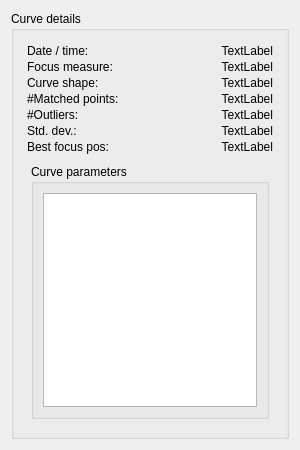
<?xml version="1.0" encoding="UTF-8"?>
<ui version="4.0">
 <class>FocusCurveRecorderCurveDetailsPanel</class>
 <widget class="QWidget" name="FocusCurveRecorderCurveDetailsPanel">
  <property name="geometry">
   <rect>
    <x>0</x>
    <y>0</y>
    <width>300</width>
    <height>450</height>
   </rect>
  </property>
  <property name="windowTitle">
   <string>Form</string>
  </property>
  <layout class="QGridLayout" name="gridLayout_2">
   <item row="0" column="0">
    <layout class="QGridLayout" name="gridLayout">
     <item row="0" column="0">
      <widget class="QGroupBox" name="groupBox">
       <property name="title">
        <string>Curve details</string>
       </property>
       <layout class="QGridLayout" name="gridLayout_4">
        <item row="0" column="0">
         <layout class="QGridLayout" name="gridLayout_3" rowstretch="0,1">
          <property name="leftMargin">
           <number>2</number>
          </property>
          <property name="topMargin">
           <number>2</number>
          </property>
          <property name="rightMargin">
           <number>2</number>
          </property>
          <property name="bottomMargin">
           <number>2</number>
          </property>
          <property name="spacing">
           <number>2</number>
          </property>
          <item row="0" column="0">
           <layout class="QGridLayout" name="gridLayout_5">
            <property name="leftMargin">
             <number>2</number>
            </property>
            <property name="topMargin">
             <number>2</number>
            </property>
            <property name="rightMargin">
             <number>2</number>
            </property>
            <property name="bottomMargin">
             <number>2</number>
            </property>
            <property name="spacing">
             <number>2</number>
            </property>
            <item row="0" column="0">
             <widget class="QLabel" name="label">
              <property name="minimumSize">
               <size>
                <width>100</width>
                <height>0</height>
               </size>
              </property>
              <property name="text">
               <string>Date / time:</string>
              </property>
             </widget>
            </item>
            <item row="3" column="0">
             <widget class="QLabel" name="label_4">
              <property name="text">
               <string>#Matched points:</string>
              </property>
             </widget>
            </item>
            <item row="0" column="1">
             <widget class="QLabel" name="lblDateTime">
              <property name="text">
               <string>TextLabel</string>
              </property>
              <property name="alignment">
               <set>Qt::AlignRight|Qt::AlignTrailing|Qt::AlignVCenter</set>
              </property>
             </widget>
            </item>
            <item row="5" column="0">
             <widget class="QLabel" name="label_5">
              <property name="text">
               <string>Std. dev.:</string>
              </property>
             </widget>
            </item>
            <item row="6" column="0">
             <widget class="QLabel" name="label_6">
              <property name="text">
               <string>Best focus pos:</string>
              </property>
             </widget>
            </item>
            <item row="1" column="0">
             <widget class="QLabel" name="label_2">
              <property name="text">
               <string>Focus measure:</string>
              </property>
             </widget>
            </item>
            <item row="1" column="1">
             <widget class="QLabel" name="lblFocusMeasure">
              <property name="text">
               <string>TextLabel</string>
              </property>
              <property name="alignment">
               <set>Qt::AlignRight|Qt::AlignTrailing|Qt::AlignVCenter</set>
              </property>
             </widget>
            </item>
            <item row="2" column="1">
             <widget class="QLabel" name="lblCurveShape">
              <property name="text">
               <string>TextLabel</string>
              </property>
              <property name="alignment">
               <set>Qt::AlignRight|Qt::AlignTrailing|Qt::AlignVCenter</set>
              </property>
             </widget>
            </item>
            <item row="3" column="1">
             <widget class="QLabel" name="lblNumMatchedDataPoints">
              <property name="text">
               <string>TextLabel</string>
              </property>
              <property name="alignment">
               <set>Qt::AlignRight|Qt::AlignTrailing|Qt::AlignVCenter</set>
              </property>
             </widget>
            </item>
            <item row="2" column="0">
             <widget class="QLabel" name="label_3">
              <property name="text">
               <string>Curve shape:</string>
              </property>
             </widget>
            </item>
            <item row="5" column="1">
             <widget class="QLabel" name="lblStdDev">
              <property name="text">
               <string>TextLabel</string>
              </property>
              <property name="alignment">
               <set>Qt::AlignRight|Qt::AlignTrailing|Qt::AlignVCenter</set>
              </property>
             </widget>
            </item>
            <item row="6" column="1">
             <widget class="QLabel" name="lblBestFocusPos">
              <property name="text">
               <string>TextLabel</string>
              </property>
              <property name="alignment">
               <set>Qt::AlignRight|Qt::AlignTrailing|Qt::AlignVCenter</set>
              </property>
             </widget>
            </item>
            <item row="4" column="0">
             <widget class="QLabel" name="label_7">
              <property name="text">
               <string>#Outliers:</string>
              </property>
             </widget>
            </item>
            <item row="4" column="1">
             <widget class="QLabel" name="lblNumOutliers">
              <property name="text">
               <string>TextLabel</string>
              </property>
              <property name="alignment">
               <set>Qt::AlignRight|Qt::AlignTrailing|Qt::AlignVCenter</set>
              </property>
             </widget>
            </item>
           </layout>
          </item>
          <item row="1" column="0">
           <layout class="QGridLayout" name="gridLayout_6">
            <property name="leftMargin">
             <number>6</number>
            </property>
            <property name="topMargin">
             <number>6</number>
            </property>
            <property name="rightMargin">
             <number>6</number>
            </property>
            <property name="bottomMargin">
             <number>6</number>
            </property>
            <item row="0" column="0">
             <widget class="QGroupBox" name="groupBox_2">
              <property name="title">
               <string>Curve parameters</string>
              </property>
              <layout class="QGridLayout" name="gridLayout_8">
               <item row="0" column="0">
                <layout class="QGridLayout" name="gridLayout_7">
                 <item row="0" column="0">
                  <widget class="QTableWidget" name="tableWidget"/>
                 </item>
                </layout>
               </item>
              </layout>
             </widget>
            </item>
           </layout>
          </item>
         </layout>
        </item>
       </layout>
      </widget>
     </item>
    </layout>
   </item>
  </layout>
 </widget>
 <resources/>
 <connections/>
</ui>
